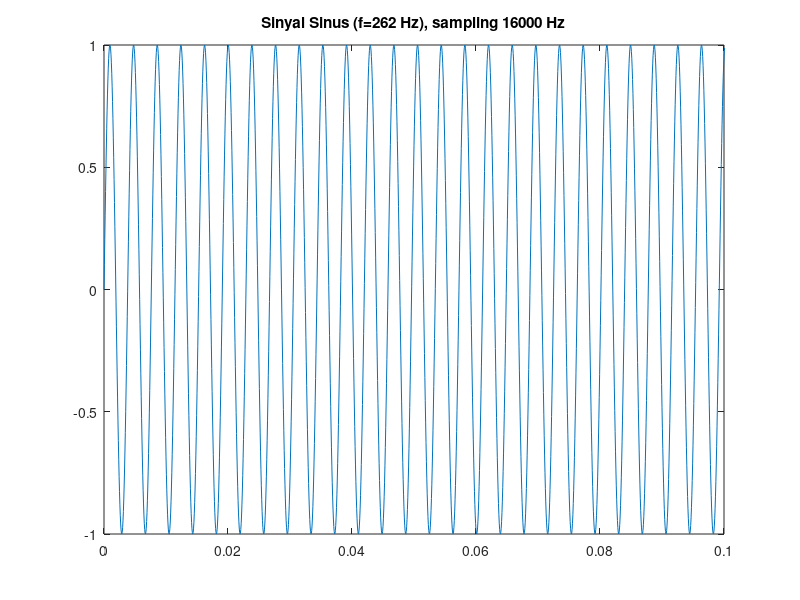

MATLAB code to generate this figure:
clear all;
f=262;
fs=16000;
t=0:1/fs:1.0;
y=sin(2*pi*f*t);
sound(y,fs);
plot(t,y); axis([0 0.1 -1 1]);
title('Sinyal Sinus (f=262 Hz), sampling 16000 Hz');